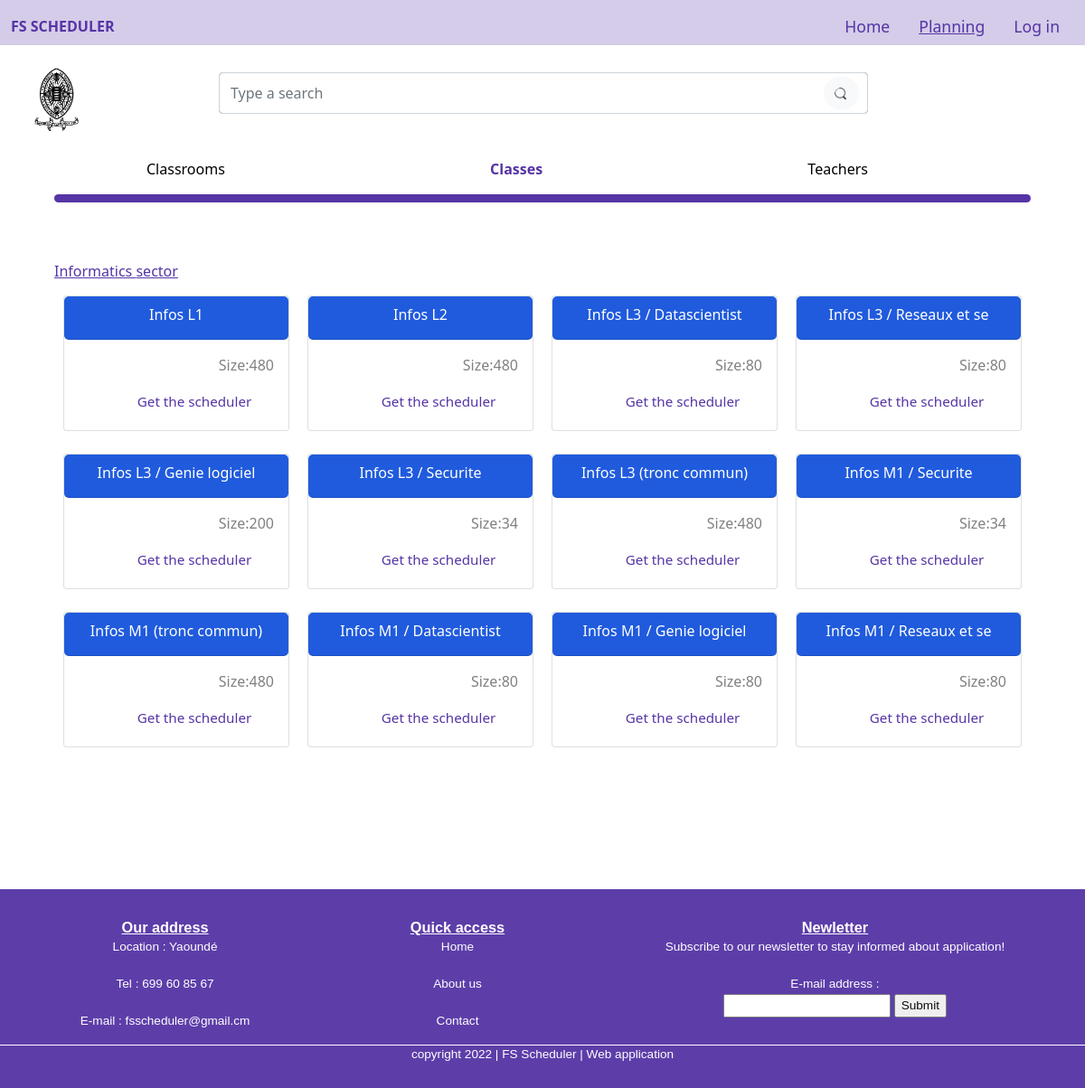
Screenshot of /list/classes with the database file from the repository.
### core/models.py (models this page shows, shortened)
class Classe(models.Model):
	GROUPES = [
		("A", "A"),
		("B", "B"),
		("C", "C"),
		("D", "D"),
		("E", "E"),
    ]
	FILIERES = [
		("Bios", "Bios"),
		("Chm", "Chm"),
		("Infos", "Infos"),
		("Maths", "Maths"),
		("phy", "phy"),
		("STU", "STU"),
		("Geos", "Geos")
    ]
	NIVEAUX = [
		("L1", "L1"),
		("L2", "L2"),
		("L3", "L3"),
		("M1", "M1"),
	]
	NAME_FILIERES = {"Bios":"Biosciences", "Chm":"Chemistry", "Infos":"Informatics",
				"Maths":"Mathematics", "phy":"Physics", "STU":"STU"}
	filiere = models.CharField(max_length = 100, choices = FILIERES)
	complete_name_filiere = models.CharField(max_length = 100, default = "", null=True, blank=True)
	niveau = models.CharField(max_length = 100, choices = NIVEAUX)
	groupe = models.CharField(max_length = 100, choices = GROUPES, null=True, blank=True)
	effectif = models.IntegerField()
	specialite = models.ForeignKey(Specialite, on_delete=models.CASCADE, null=True, blank=True)
	slug = models.SlugField(null=True, blank=True, unique=True)
	class Meta:
		verbose_name_plural = 'Classes'
	def __str__(self):
		if (self.specialite == None or self.specialite == "") and (self.groupe == None or self.groupe == ""):
			return self.filiere + " - " + self.niveau
		elif self.specialite != None:
			if (self.groupe == None or self.groupe == ""):
				return self.filiere + " - " + self.niveau + " - " + str(self.specialite)
			else:
				return self.filiere + " - " + self.niveau + " - " + str(self.specialite) + " - " + self.groupe
		elif self.groupe != None:
			if (self.specialite == None or self.specialite == ""):
				return self.filiere + " - " + self.niveau + " - " + self.groupe
			else:
				return self.filiere + " - " + self.niveau + " - " + str(self.specialite) + " - " + self.groupe

### core/views.py (the view)
# urls.py: path('list/classes',ListClassesView.as_view(),name='list/classes'),
class ListClassesView(TemplateView):
	template_name = 'core/list_classes.html'
	def get(self, request, *args, **kwargs):
		admin, online = False, False
		if request.user.is_authenticated :
			if Admin.objects.filter(user = request.user).exists():
				admin = True
				online = True
			print('')
		filieres = list(set([classe.complete_name_filiere for classe in Classe.objects.all()]))
		list_classes = []
		filieres = sorted(filieres)
		print(filieres)
		for filiere in filieres:
			instance = ListClasses()
			instance.filiere = filiere
			instance.classes = Classe.objects.filter(complete_name_filiere = filiere)
			for classe in instance.classes:
				if classe.groupe != None and classe.groupe != "" :
					classe.groupe = "Group "+str(classe.groupe)+""
				else:
					classe.groupe = ""
				if classe.specialite != None: # juste pour l'affichage
					s = Specialite()
					s.nom_specialite = "/ "+str(classe.specialite)+""
					classe.specialite = s
				else: # ici je veux juste preciser que pour les niveaux 3 et 4 dont la specialité n'est pas precisee qu'en fait cest tronc commun
					if classe.niveau == 'L3' or classe.niveau == 'M1':
						s = Specialite()
						s.nom_specialite = "(tronc commun)"
						classe.specialite = s
			list_classes.append(instance)
		print(list_classes[0].classes)
		return render(request, self.template_name, {'list_classes':list_classes, 'admin':admin, 'online':online})

### core/models.py (called while the page is built)
	def __str__(self):
		return self.nom_specialite

### core/templates/core/list_classes.html (shortened to what this page needs)
{% extends 'core/home.html' %}
{% load static %}
{% block link %}
<link rel="stylesheet" type="text/css" href="{% static 'core/css/home1.css'%}">
<link rel="stylesheet" type="text/css" href="{% static 'core/css/bootstrap.min.css'%}">
<link rel="stylesheet" type="text/css" href="{% static 'core/css/list_classes.css'%}">
{% endblock %}
{% block liens %}
	<a class="nav-link " aria-current="page" style="color: #5534A5;  " href="/">Home</a>
	<a class="nav-link active" style="color: #5534A5; text-decoration-line: underline;" href="{% url 'list/salles' %}">Planning</a>
	    {% if online == True %}
			<a class="nav-link" style="color: #5534A5;" href="../logout">Logout</a>
		{% else %}
			<a class="nav-link" style="color: #5534A5;" href="../login">Log in</a>
		{% endif %}
	{% endblock %}
{% block content %}
<div id="contenu"> <br><br><br>
	<div class="fixed-top" style="background-color:white; margin-top: 50px;">
		<div id="chercher"  >
			<a href="https://uy1.uninet.cm/"> <img class="" src="{% static 'core/img/logo1.png'%}"  style="height: 70px; width: 50px; margin-left: 75%; "></img> </a>
			<br>
			<form method=POST action="{% url 'searchclasses' %}" class="form-inline" id="btn1">
				<input class="form-control mr-sm-2" type="search" name="searched" value = "" required placeholder="Type a search" aria-label="Search" id="btn">
			 	<button class="btn btn-light my-2 my-sm-1" id="btn2" type="submit" style="margin-left:-50px; border-color:white; border-radius: 50px;"><img src="{% static 'core/img/loupe.png'%}" width="15px" height="15px" style="border-radius: 50px; padding-top:0%; padding-bottom:2%; border-color:white;"></button>
			</form>
		</div>
		<div id="menu">
			<ul>
				<li><a href="{% url 'list/salles' %}" style="color:black; font-weight: normal;">Classrooms</a></li>
				<li><a href="{% url 'list/classes' %}">Classes</a></li>
				<li><a href="{% url 'list/teachers' %}" style="color:black; font-weight: normal;">Teachers</a></li>
			</ul>
			<hr style="width:90%; margin-top: 0px; height:9px; border-radius: 6px; color: red; opacity: 1;  background-color:#5534A5 ;; !important ; margin-left: 0px; padding-left: 0px;margin-left: 5%;">
		</div> <br>
	</div> <br><br><br><br><br><br><br><br><br>
		{% for occ in list_classes %}
			<div style="color: #5534A5; text-decoration: underline; margin-left: 5%;">{{occ.filiere}} sector</div>
			<div id="R10">
				{% for classe in occ.classes %}
			  		<div  class="card" style="width:250px; height: 150px;">
				  		<div class="card-header" style="background-color:#205BDD ; width:100%; height:44%; text-align:center; border-radius: 5px;color: white;">
				    		{{classe.filiere}} {{classe.niveau}} {{classe.specialite | default_if_none:""}}
				  		</div>
					  	<div class="card-body" style=" height:94%;">
					  		<a href="../sheduler/classes/{{classe.slug}}/" style="text-decoration:none;" >
						  	<div class="" style="display: flex;flex-direction: row; justify-content: space-between; color: grey;font-size: 0.5;">
							    <p >Size:{{classe.effectif}}</p>
					   		</div></a>
				    		<a href="../sheduler/classes/{{classe.slug}}/" style="font-size: 0.95em; margin-left: 30%; padding-top: -5px; color: #5534A5 ; text-decoration:none;" >Get the scheduler</a>
				  		</div>
			  		</div>
		  		{% endfor %}
			</div> <br><br><br>
		{% endfor %}
	</div>
{% endblock %}

### core/static/core/css/list_classes.css (style rules this page uses)
#chercher { width: 80%; height: 100%; padding-top: 25px; padding-bottom: 30px; display: flex; flex-direction: row; }
#btn1 { display: flex; flex-direction: row; margin-top: 5px; border-radius: 5px; height: 96%; width: 80%; position: center; margin-left: 20%; background-color: grey; }
#menu ul { list-style-image: none; list-style-type: none; display: flex; flex-direction: row; justify-content: space-between; margin-left: 10%; margin-right: 20%; color:#5534A5 ; font-weight: bold; }
#menu ul li a { margin-left: 10px; color: #5534A5; text-decoration: none; }
#R10 { margin-top: 15px; display: flex; flex-direction: row; justify-content: space-around; flex-wrap: wrap; margin-right: 5%; margin-left: 5%; }
.card { margin-bottom: 25px; }

### rows the page displays
Classe: filiere "Informatics", filiere "Infos", niveau "L1", effectif "480"
Classe: filiere "Infos", niveau "L2", effectif "480"
Classe: filiere "Infos", niveau "L3", specialite "/ Datascientist", effectif "80"
Classe: filiere "Infos", niveau "L3", specialite "/ Reseaux et se", effectif "80"
Classe: filiere "Infos", niveau "L3", specialite "/ Genie logiciel", effectif "200"
Classe: filiere "Infos", niveau "L3", specialite "/ Securite", effectif "34"
Classe: filiere "Infos", niveau "L3", specialite "(tronc commun)", effectif "480"
Classe: filiere "Infos", niveau "M1", specialite "/ Securite", effectif "34"
Classe: filiere "Infos", niveau "M1", specialite "(tronc commun)", effectif "480"
Classe: filiere "Infos", niveau "M1", specialite "/ Datascientist", effectif "80"
Classe: filiere "Infos", niveau "M1", specialite "/ Genie logiciel", effectif "80"
Classe: filiere "Infos", niveau "M1", specialite "/ Reseaux et se", effectif "80"
